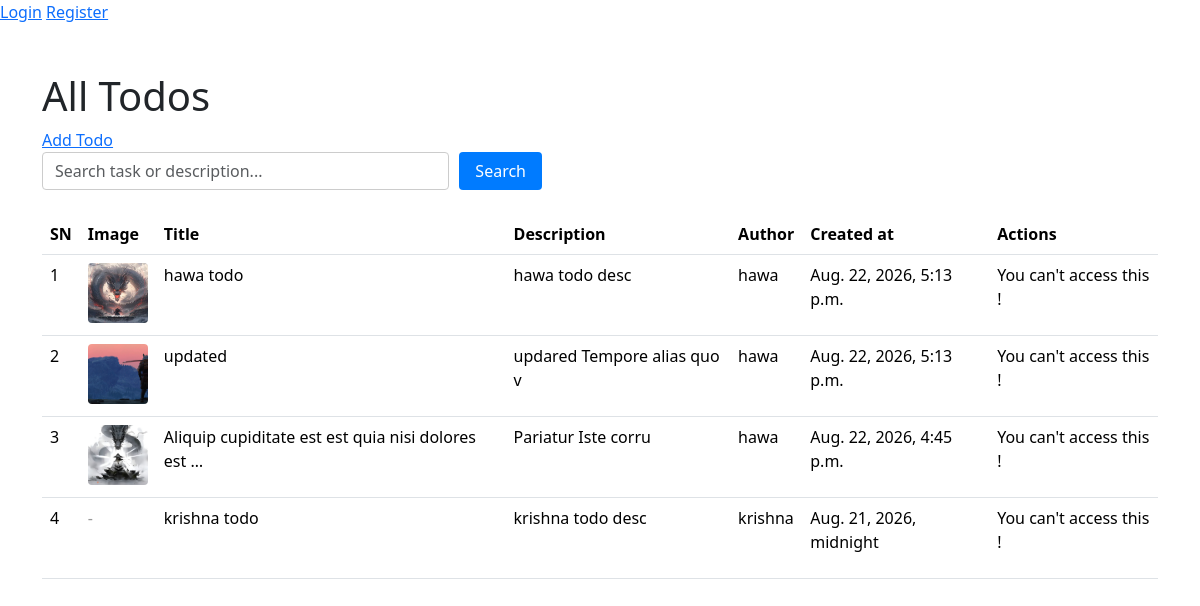
Before: / with the older database file.
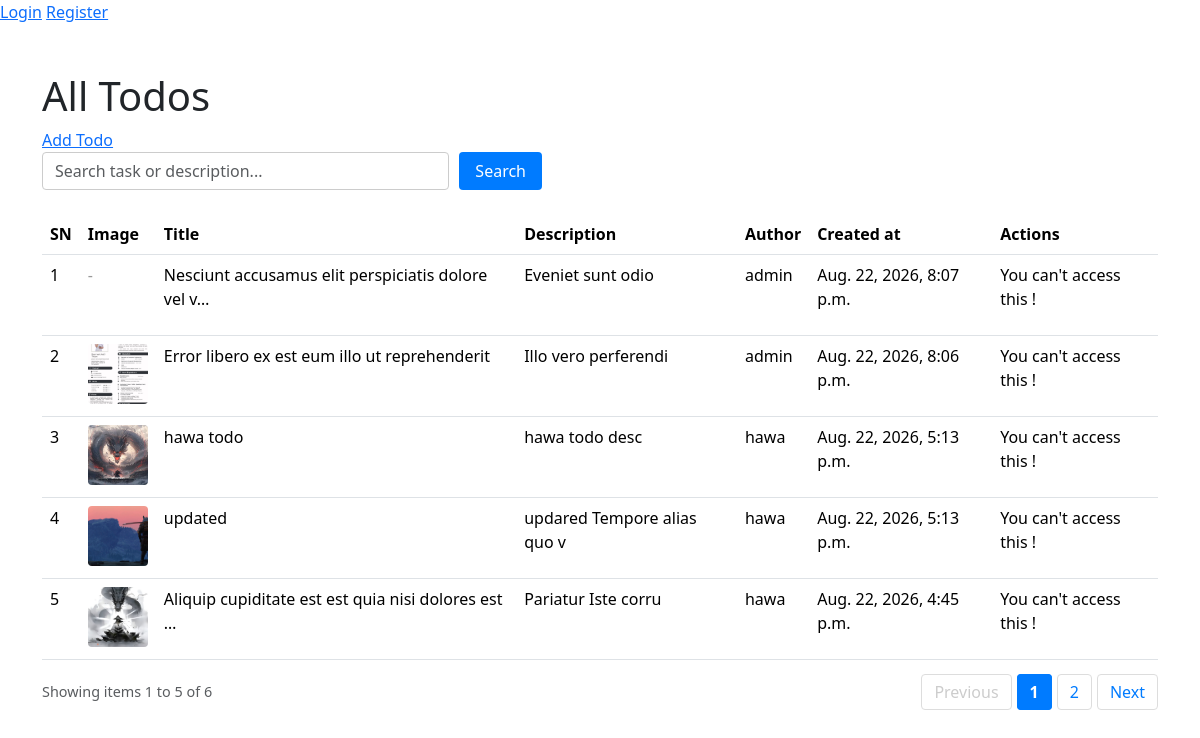
After: the same page with the newer database file.
### todoapp/models.py (models this page shows, shortened)
class Todo(models.Model):
    title = models.CharField(max_length=100)
    description = models.TextField()
    created_at = models.DateTimeField(auto_now=True)
    updated_at = models.DateTimeField(auto_now_add=True)
    images=models.ImageField(upload_to="todo_images/", null=True, blank=True)
    author = models.ForeignKey(User, on_delete=models.CASCADE)
    class Meta:
        ordering = ['-created_at']

### todoapp/views.py (the view)
# urls.py: path("", views.index, name="index"),
def index(request):
    todos_list = Todo.objects.all().order_by('-created_at')
    search_query = request.GET.get('q', '')
    if search_query:
        todos_list = todos_list.filter(
            Q(title__icontains=search_query) |
            Q(description__icontains=search_query)
        ).distinct()
    paginator = Paginator(todos_list, 5)
    page_number = request.GET.get('page')
    todos = paginator.get_page(page_number)
    context = {
        "todos": todos,
        "search_query": search_query,
    }
    return render(request, "todo/index.html", context)

### todoapp/templates/todo/index.html (shortened to what this page needs)
{% extends "base.html" %}
{% block content %}
<h1>All Todos</h1>
<a href="{% url "create_todo" %}">Add Todo</a>
<div class="mb-4" style="margin-bottom: 20px; max-width: 500px;">
    <form action="{% url "index" %}" method="get" style="display: flex; gap: 10px;">
        <input type="text" name="q" class="form-control" placeholder="Search task or description..." value="{{search_query}}" style="padding: 6px 12px; width: 100%; border: 1px solid #ccc; border-radius: 4px;">
        <button type="submit" class="btn btn-primary" style="background-color: #007bff; color: white; border: none; padding: 6px 16px; border-radius: 4px; cursor: pointer;">Search</button>
    </form>
</div>
<table class="table">
    <thead>
        <tr>
            <th>SN</th>
            <th>Image</th>
            <th>Title</th>
            <th>Description</th>
            <th>Author</th>
            <th>Created at</th>
            <th>Actions</th>
        </tr>
    </thead>
    <tbody>
            {% for todo in todos %}
                <tr>
                    <td>{{forloop.counter}}</td>
                    <td>
                        {% if todo.images %}
                            <img src="{{ todo.images.url }}" alt="{{ todo.title }}" style="width: 60px; height: 60px; object-fit: cover; border-radius: 4px;">
                        {% else %}
                            <span style="color: #999;">-</span>
                        {% endif %}
                    </td>
                    <td><a style="text-decoration: none; color: #000" href="{% url "todo_details" todo.pk %}">{{todo.title|truncatechars:50}}</a></td>
                    <td>{{todo.description|truncatechars:50}}</td>
                    <td>{{todo.author}}</td>
                    <td>{{todo.created_at}}</td>
                    <td>
                        {% if request.user.is_authenticated and request.user == todo.author %}
                            <a href="{% url "todo_update" todo.pk %}" class="btn btn-sm btn-warning">Edit</a>
                            <a href="{% url "todo_delete" todo.pk %}" class="btn btn-sm btn-danger">Delete</a>
                        {% else %}
                            <p>You can't access this !</p>
                        {% endif %}
                    </td>
                </tr>
            {% empty %}
                <tr>
                    <td colspan="7" style="text-align: center; color: #777; padding: 20px;">
                        No todos found matching your search.
                    </td>
                </tr>
            {% endfor %}
    </tbody>
</table>
{% if todos.has_other_pages %}
<div class="pagination-container" style="margin-top: 20px; display: flex; justify-content: space-between; align-items: center;">
    <div class="text-muted" style="font-size: 0.9rem;">
        Showing items {{ todos.start_index }} to {{ todos.end_index }} of {{ todos.paginator.count }}
    </div>
    <nav aria-label="Page navigation">
        <ul style="display: flex; list-style: none; gap: 5px; padding: 0; margin: 0;">
            {% if todos.has_previous %}
                <li>
                    <a href="?page={{ todos.previous_page_number }}&q={{ search_query }}" style="padding: 6px 12px; border: 1px solid #ddd; text-decoration: none; color: #007bff; border-radius: 4px;">Previous</a>
                </li>
            {% else %}
                <li>
                    <span style="padding: 6px 12px; border: 1px solid #ddd; color: #ccc; border-radius: 4px; cursor: not-allowed;">Previous</span>
                </li>
            {% endif %}
            {% for num in todos.paginator.page_range %}
                {% if todos.number == num %}
                    <li>
                        <span style="padding: 6px 12px; background-color: #007bff; color: white; border: 1px solid #007bff; border-radius: 4px; font-weight: bold;">{{ num }}</span>
                    </li>
                {% else %}
                    <li>
                        <a href="?page={{ num }}&q={{ search_query }}" style="padding: 6px 12px; border: 1px solid #ddd; text-decoration: none; color: #007bff; border-radius: 4px;">{{ num }}</a>
                    </li>
                {% endif %}
            {% endfor %}
            {% if todos.has_next %}
                <li>
                    <a href="?page={{ todos.next_page_number }}&q={{ search_query }}" style="padding: 6px 12px; border: 1px solid #ddd; text-decoration: none; color: #007bff; border-radius: 4px;">Next</a>
                </li>
            {% else %}
                <li>
                    <span style="padding: 6px 12px; border: 1px solid #ddd; color: #ccc; border-radius: 4px; cursor: not-allowed;">Next</span>
                </li>
            {% endif %}
        </ul>
    </nav>
</div>
{% endif %}
{% endblock content %}

### templates/base.html (shortened to what this page needs)
<!doctype html>
<html lang="en">
  <head>
    <link href="https://cdn.jsdelivr.net/npm/bootstrap@5.3.8/dist/css/bootstrap.min.css" rel="stylesheet">
  </head>
  <body>
    <div class="header">
      {% if request.user.is_authenticated %}
        <span>Hi, {{request.user.username|title}}</span>
        <a href="{% url "logout_user" %}">Logout</a>
      {% else %}
        <a href="{% url "login_user" %}">Login</a>
        <a href="{% url "register_user" %}">Register</a>
      {% endif %}
    </div>
    <div class="container mt-5">
        {% block content %}{% endblock content %}
    </div>
  </body>
</html>

Changed rows visible on the page:
no longer on this page (row unchanged): Todo: title "krishna todo", description "krishna todo desc", author "krishna", created_at "Aug. 21, 2026, midnight"
added Todo: title "Nesciunt accusamus elit perspiciatis dolore vel v…", description "Eveniet sunt odio", author "admin", created_at "Aug. 22, 2026, 8:07 p.m."
added Todo: images (picture), title "Error libero ex est eum illo ut reprehenderit", description "Illo vero perferendi", author "admin", created_at "Aug. 22, 2026, 8:06 p.m."
Other visible differences:
{{ todos.start_index }}: (not shown) → "1"
{{ todos.end_index }}: (not shown) → "5"
{{ todos.paginator.count }}: (not shown) → "6"
text now shown: "Showing items to of Previous Next"
new list line: "1"
new list line: "2"
